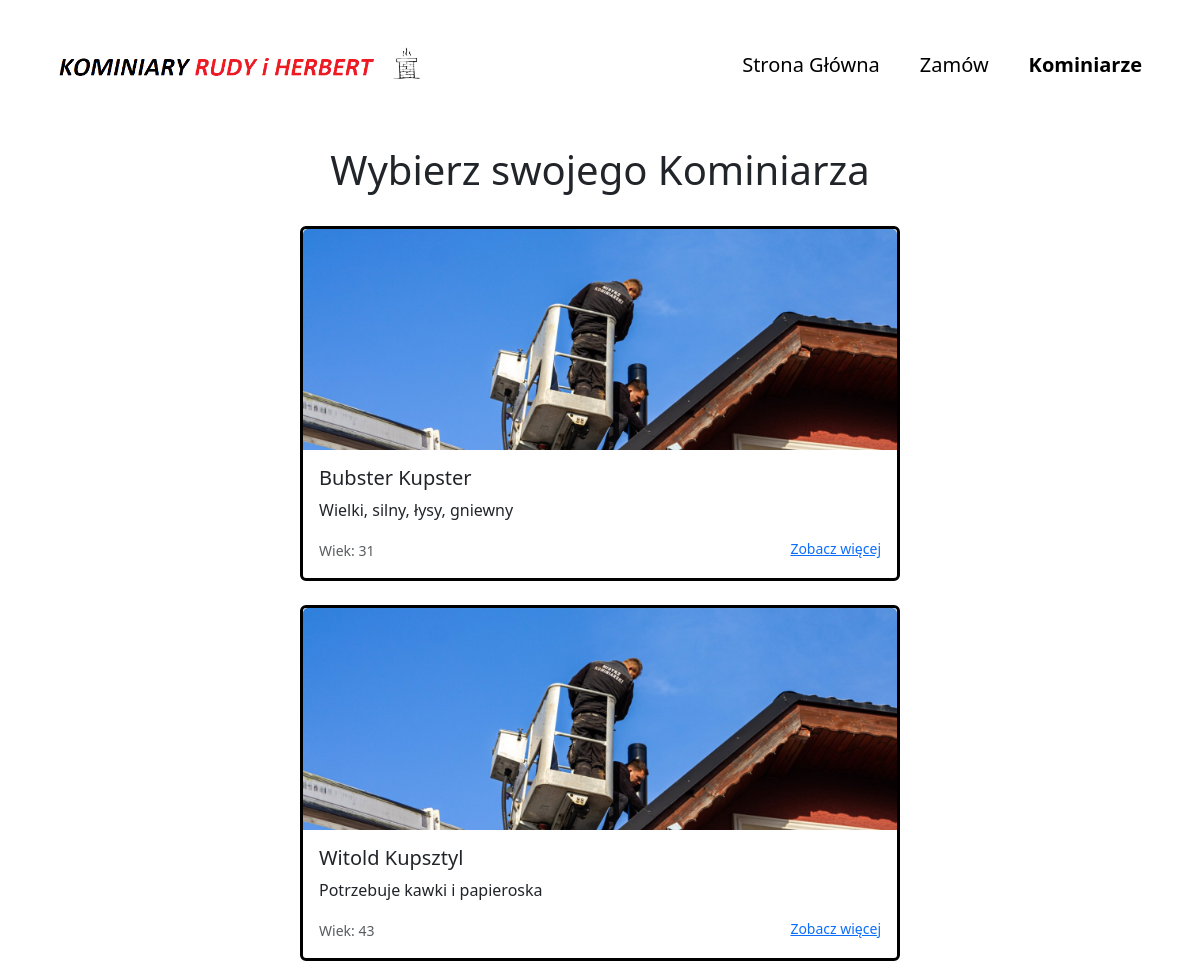
/kominiarze/, run on an earlier commit of the app's database.
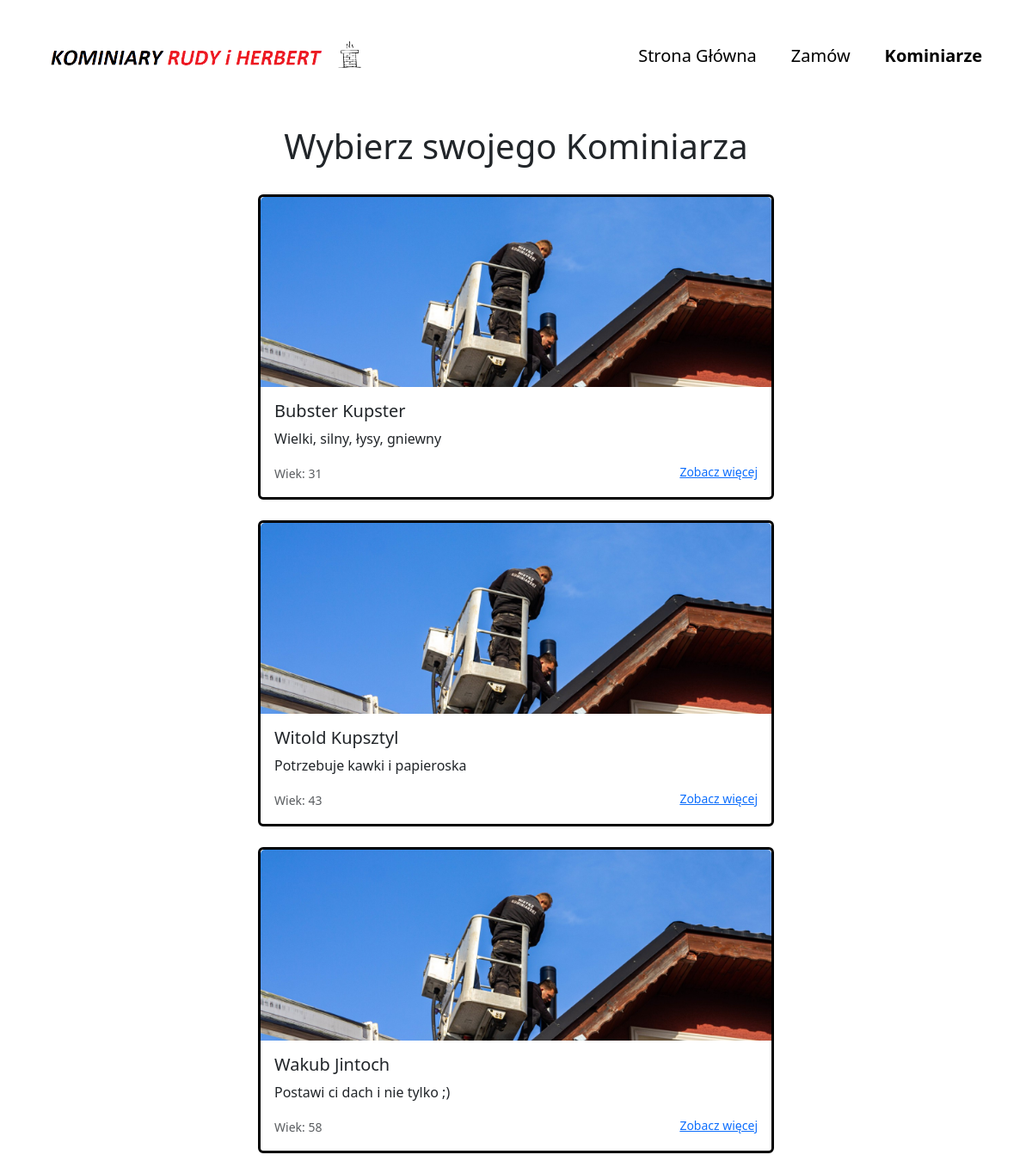
And on a later commit of the database.
### kominiarzapp/models.py (models this page shows, shortened)
class Kominiarz(models.Model):
    imie = models.CharField(max_length=20)
    nazwisko = models.CharField(max_length=20)
    wiek = models.IntegerField()
    opis = models.CharField(max_length=100)

### kominiarzapp/views.py (the view)
# urls.py: path('kominiarze/', Kominiarze.as_view(), name="Kominiarze"),
class Kominiarze(ListView):
    model = Kominiarz
    def get_queryset(self, *args, **kwargs):
        qs = super(Kominiarze, self).get_queryset(*args, **kwargs)
        return qs

### kominiarzapp/templates/kominiarzapp/kominiarz_list.html (shortened to what this page needs)
{% extends "kominiarzapp/szablon.html" %}
{% block naglowek%}
<nav class="navbar navbar-expand-lg navbar-light">
    <div class="container ">
      <a class="navbar-brand " href="{% url 'Main' %}">
      <div class="mx-auto mt-3 mb-3" >
        <div>
        <img src="/static/img/logo3.png"  style="width: 60%;"></div>
        </div>
      </a>
      <div class="collapse navbar-collapse " id="navbarNav">
        <ul class="navbar-nav ml-auto ">
          <li class="nav-item">
            <a class="navbar-brand ps-4" href="{% url 'Main' %}">Strona Główna</a>
          </li>
          <li class="nav-item">
            <a class="navbar-brand ps-4" href="{% url 'Zamawianie' %}">Zamów</a>
          </li>
          <li class="nav-item">
            <a class="navbar-brand ps-4 fw-bold" href="{% url 'Kominiarze' %}">Kominiarze</a>
          </li>
        </ul>
      </div>
    </div>
  </nav>
{% endblock %}
{% block formularz %}
<div class="row justify-content-center">
<h1 class="row justify-content-center mt-3">Wybierz swojego Kominiarza</h1>
<form action="" method="post">
    {% for object in object_list %}
    <div class="card mb-3 mt-4 border border-3 border-black" style="width: 50%; margin-left: 25%; margin-right: 25%;">
        <img src="/static/img/glowna2.jpg" class="card-img-top" alt="...">
        <div class="card-body">
          <h5 class="card-title">{{object.imie}} {{object.nazwisko}}</h5>
          <p class="card-text">{{object.opis}}</p>
          <p class="card-text"><small class="text-body-secondary">Wiek: {{object.wiek}}<a style="float: right;" href="../rezerwacja/{{object.id}}">Zobacz więcej</a></small></p>
        </div>
      </div>
    {% endfor %}
</form>
</div>
{% endblock %}

### kominiarzapp/templates/kominiarzapp/szablon.html (shortened to what this page needs)
{% load static %}
{% load crispy_forms_tags %}
<!DOCTYPE html>
<html lang="en">
<head>
    <link href="https://cdn.jsdelivr.net/npm/bootstrap@5.3.3/dist/css/bootstrap.min.css" rel="stylesheet">
    <script src="https://cdn.jsdelivr.net/npm/bootstrap@5.3.3/dist/js/bootstrap.bundle.min.js"></script></head>
<body>
  {% block naglowek %}{% endblock %}
            {% block formularz %}{% endblock %}
</body>
</html>

What changed in the data, as far as the page shows it:
added Kominiarz: imie "Wakub", nazwisko "Jintoch", opis "Postawi ci dach i nie tylko ;)", wiek "58"
